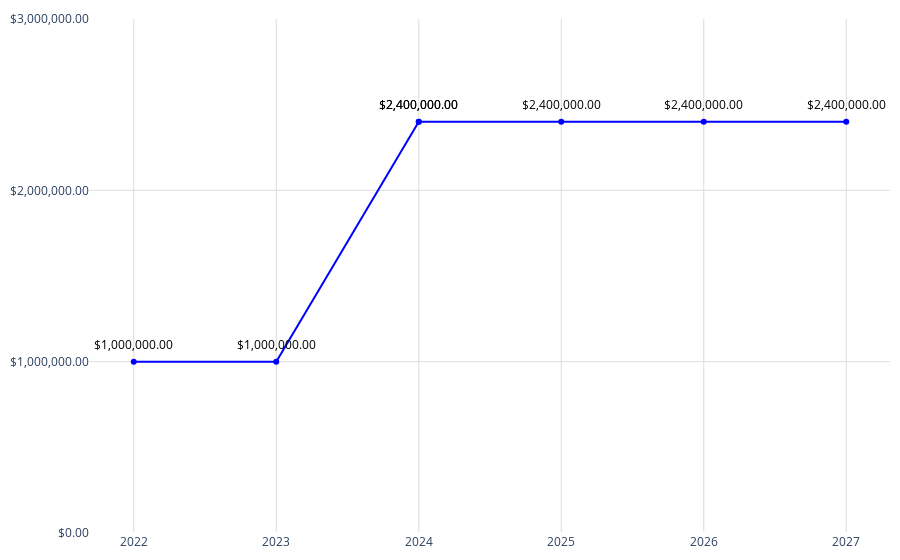

The cell this chart's notebook holds for it:
### Code cell
# Datos
año = df_concatenado['año']
promedio = df_concatenado['promedio']

fig = go.Figure()
fig.add_trace(go.Scatter(
    x=año,
    y=promedio,
    mode='markers+lines',
    marker=dict(color='blue'),
))
# Agregar anotaciones para mostrar los valores encima de los puntos
for a, p in zip(año, promedio):
    fig.add_annotation(
        x=a,
        y=p,
        text=f"${p:,.2f}",  # Formatear el valor del promedio como moneda
        showarrow=False,
        font=dict(color='black', size=12),
        xshift=0,
        yshift=17,
        textangle=0
    )
# Actualizar diseño
fig.update_layout(
    #title='Precio Media Anual',
    yaxis=dict(
        range=[0, 3000000],  # Establecer el rango del eje y
        tickvals=[0, 1000000,2000000, 3000000],  # Definir los valores de las marcas en el eje y
        ticktext=['$0.00', '$1,000,000.00','$2,000,000.00','$3,000,000.00','$4,000,000.00'],  # Definir el texto de las marcas en el eje y
        gridcolor='#dddcda',   # Color de las líneas de la cuadrícula
        gridwidth=1  # Ancho de las líneas de la cuadrícula
    ),margin=dict(l=10, r=10, t=10, b=10),  # Ajusta los márgenes (left, right, top, bottom)        
    xaxis=dict(
        gridcolor='#dddcda', 
        tickmode='array',
        tickvals=año,
        ticktext=año
    ),
    plot_bgcolor='rgba(0,0,0,0)'
)
# Exportar gráfica como archivo HTML
def guardar_grafico_como_html(fig, nombre_archivo, carpeta='assets/graficas'):
    # Crear la carpeta si no existe
    if not os.path.exists(carpeta):
        os.makedirs(carpeta)
    # Exportar la gráfica a un archivo HTML
    fig_html = fig.to_html()
    with open(os.path.join(carpeta, nombre_archivo + '.html'), 'w') as archivo:
        archivo.write(fig_html)
guardar_grafico_como_html(fig, 'g_scatt_precio_medianual', carpeta='assets/graficas')
fig.show()

### Figure 1 — Plotly figure (JSON) as saved in the notebook; plotly's stock layout.template omitted (floating-point values rounded to 4 significant figures)
{"data": [{"marker": {"color": "blue"}, "mode": "markers+lines", "type": "scatter", "x": [2022, 2023, 2024, 2024, 2025, 2026, 2027], "y": [1000000, 1000000, 2400000, 2400000, 2400000, 2400000, 2400000]}], "layout": {"annotations": [{"font": {"color": "black", "size": 12}, "showarrow": false, "text": "$1,000,000.00", "textangle": 0, "x": 2022, "xshift": 0, "y": 1000000, "yshift": 17}, {"font": {"color": "black", "size": 12}, "showarrow": false, "text": "$1,000,000.00", "textangle": 0, "x": 2023, "xshift": 0, "y": 1000000, "yshift": 17}, {"font": {"color": "black", "size": 12}, "showarrow": false, "text": "$2,400,000.00", "textangle": 0, "x": 2024, "xshift": 0, "y": 2400000, "yshift": 17}, {"font": {"color": "black", "size": 12}, "showarrow": false, "text": "$2,400,000.00", "textangle": 0, "x": 2024, "xshift": 0, "y": 2400000, "yshift": 17}, {"font": {"color": "black", "size": 12}, "showarrow": false, "text": "$2,400,000.00", "textangle": 0, "x": 2025, "xshift": 0, "y": 2400000, "yshift": 17}, {"font": {"color": "black", "size": 12}, "showarrow": false, "text": "$2,400,000.00", "textangle": 0, "x": 2026, "xshift": 0, "y": 2400000, "yshift": 17}, {"font": {"color": "black", "size": 12}, "showarrow": false, "text": "$2,400,000.00", "textangle": 0, "x": 2027, "xshift": 0, "y": 2400000, "yshift": 17}], "margin": {"b": 10, "l": 10, "r": 10, "t": 10}, "plot_bgcolor": "rgba(0,0,0,0)", "xaxis": {"gridcolor": "#dddcda", "tickmode": "array", "ticktext": [2022, 2023, 2024, 2024, 2025, 2026, 2027], "tickvals": [2022, 2023, 2024, 2024, 2025, 2026, 2027]}, "yaxis": {"gridcolor": "#dddcda", "gridwidth": 1, "range": [0, 3000000], "ticktext": ["$0.00", "$1,000,000.00", "$2,000,000.00", "$3,000,000.00", "$4,000,000.00"], "tickvals": [0, 1000000, 2000000, 3000000]}}}
